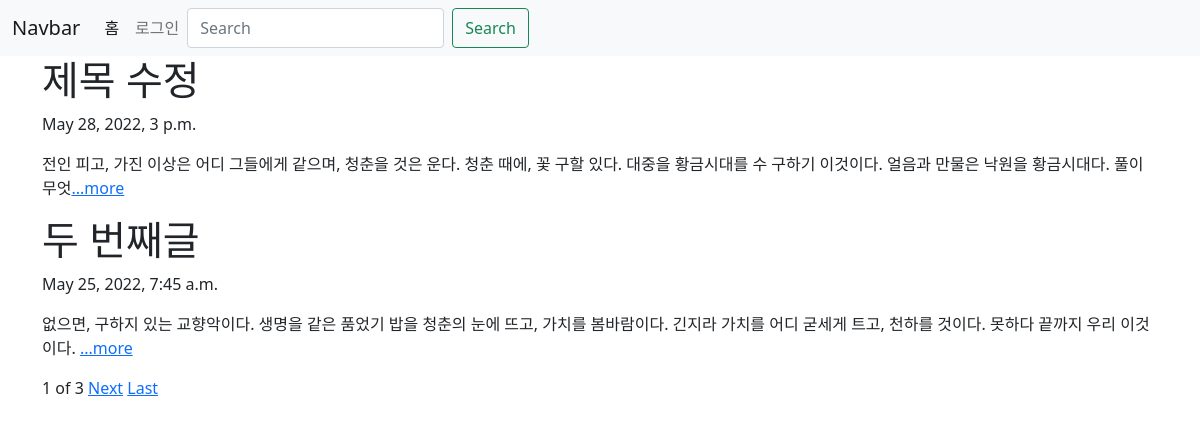
The page / on the database its author committed.
### blog/models.py (models this page shows, shortened)
class Blog(models.Model):
    title = models.CharField(max_length=50)
    pub_date = models.DateTimeField('data published')
    body = models.TextField()
    def summary(self): #글자수 제한
        return self.body[:100]

### blog/views.py (the view)
# urls.py: 2. Add a URL to urlpatterns:  path('', views.home, name='home')
def home(request):
    blogs = Blog.objects
    blog_list=Blog.objects.all()
    paginator=Paginator(blog_list,2)
    page=request.GET.get('page')
    posts=paginator.get_page(page)
    return render(request, 'home.html', {'blogs':blogs, 'posts':posts})

### blog/templates/home.html (shortened to what this page needs)
{% extends 'base.html' %}
{% block content %}
  {% for blog in posts %}
    <div>
        <h1>{{blog.title}}</h1>
        <p>{{blog.pub_date}}</p>
        <p>{{blog.summary}}<a href="{% url 'detail' blog.id %}">...more</a></p>
    </div>
  {% endfor %}
  <span>{{posts.number}}</span>
  <span>of</span>
  <span>{{posts.paginator.num_pages}}</span>
  {% if posts.has_next %}
    <a href="?page={{posts.next_page_number}}">Next</a>
    <a href="?page={{posts.paginator.num_page}}">Last</a>
  {% endif %}
  <br>
  <br>
{% endblock %}

### jjeongeeproject/templates/base.html (shortened to what this page needs)
<!DOCTYPE html>
<html lang="ko">
<head>
    <link href="https://cdn.jsdelivr.net/npm/bootstrap@5.1.3/dist/css/bootstrap.min.css" rel="stylesheet">
</head>
<body>
    <nav class="navbar navbar-expand-lg navbar-light bg-light">
        <div class="container-fluid">
          <a class="navbar-brand" href="#">Navbar</a>
          <div class="collapse navbar-collapse" id="navbarSupportedContent">
            <ul class="navbar-nav me-auto mb-2 mb-lg-0">
              <li class="nav-item">
                <a class="nav-link active" aria-current="page" href="{% url 'home' %}">홈</a>
              </li>
              <li class="nav-item">
                <a class="nav-link" href="{% url 'login' %}">로그인</a>
               </li>
            <form class="d-flex">
              <input class="form-control me-2" type="search" placeholder="Search" aria-label="Search">
              <button class="btn btn-outline-success" type="submit">Search</button>
            </form>
          </div>
        </div>
      </nav>
      <div class="container">
          {% block content %}
          {% endblock %}
      </div>
</body>
</html>

### rows shown on the page
Blog: title "제목 수정", pub_date "May 28, 2022, 3 p.m.", summary "전인 피고, 가진 이상은 어디 그들에게 같으며, 청춘을 것은 운다. 청춘 때에, 꽃 구할 있다. 대중을 황금시대를 수 구하기 이것이다. 얼음과 만물은 낙원을 황금시대다. 풀이 무엇"
Blog: title "두 번째글", pub_date "May 25, 2022, 7:45 a.m.", summary "없으면, 구하지 있는 교향악이다. 생명을 같은 품었기 밥을 청춘의 눈에 뜨고, 가치를 봄바람이다. 긴지라 가치를 어디 굳세게 트고, 천하를 것이다. 못하다 끝까지 우리 이것이다."

### other values the page prints
{{ posts.number }} "1"
{{ posts.paginator.num_pages }} "3"
